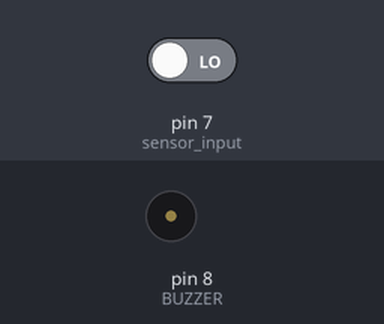
Simulated run of this sketch. Board: Arduino Uno, built with avr-gcc and run on an emulated ATmega328P. Shown: buzzer (waves = sounding, pin HIGH). Inputs (shaded band) come from the test bench; at power-on: pin 7 (sensor_input) LOW.

Above: at 2.8 s.
2.9 s: pin 7 (sensor_input) driven HIGH
At 4.2 s:
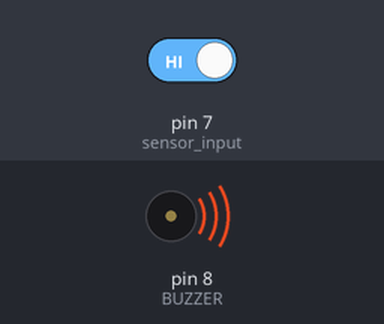
4.5 s: pin 7 (sensor_input) driven LOW
At 5.9 s:
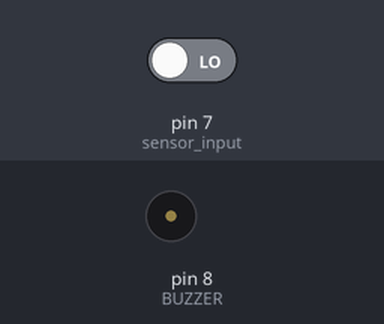
Timing chart, 0 to 7.5 s (numbered marks = the images above; inputs shaded):
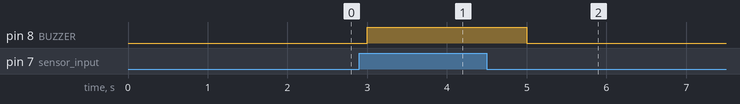

Measured:
- after the input at 2.9 s, pin 8 (BUZZER): LOW → HIGH after 0.10 s
- after the input at 4.5 s, pin 8 (BUZZER): HIGH → LOW after 0.50 s

The sketch:

soil_moisture_sensor_with_digital_mode.ino
```cpp
// (licence header left out)
int sensor_input=7;// Connect sensor at analog pin A2
int BUZZER=8; // connect buzzer at pin 8

void setup()
{
  pinMode(sensor_input, INPUT); //set sensor as input
  pinMode(BUZZER, OUTPUT); //set buzzer as output
}

void loop() //if sensor value is high only than operate buzzer other wise turn off the buzzer
{
  if(digitalRead(sensor_input)==HIGH)

  {
    digitalWrite(BUZZER, HIGH);
  }

  else
  {
    digitalWrite(BUZZER, LOW);
  }

  delay(1000); //delay

}
```
